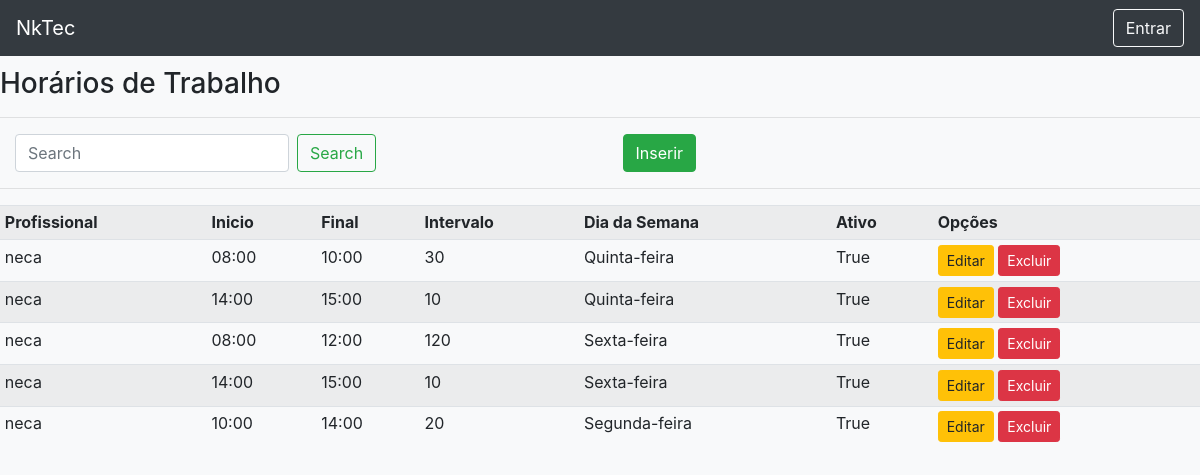
/list/schedule/, run on an earlier commit of the app's database.
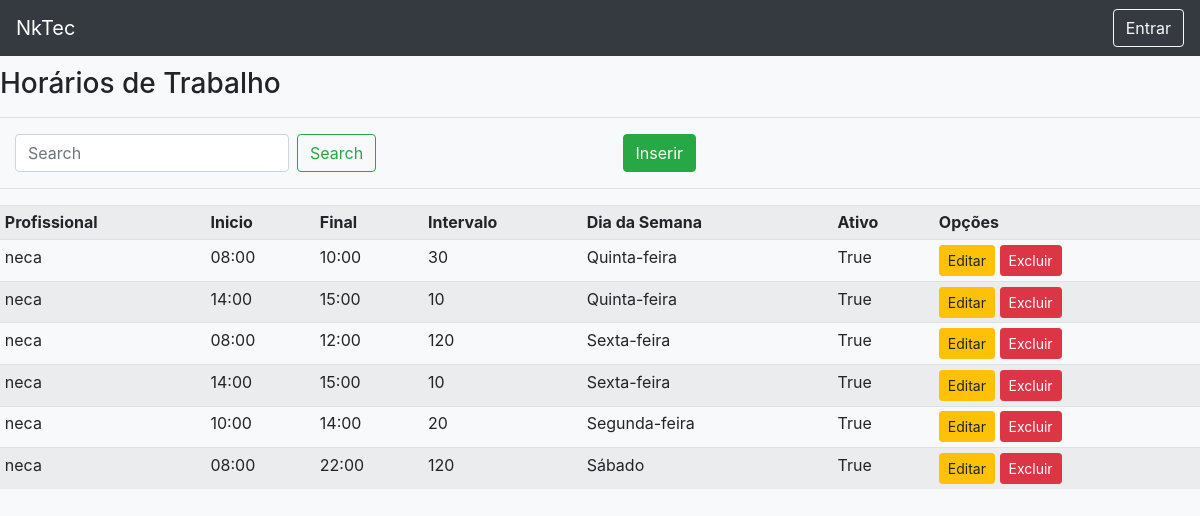
And on a later commit of the database.
### registrations/models.py (models this page shows, shortened)
class Schedule(models.Model):
    WEEKDAY = (
        ('0', 'Segunda-feira'),
        ('1', 'Terça-feira'),
        ('2', 'Quarta-feira'),
        ('3', 'Quinta-feira'),
        ('4', 'Sexta-feira'),
        ('5', 'Sábado'),
        ('6', 'Domingo'),
    ) #0 = monday
    weekday = models.CharField(max_length=1, choices=WEEKDAY,default=0, verbose_name="Dia da Semana")
    professional = models.ForeignKey(User, models.DO_NOTHING, verbose_name="Profissional")
    begin = models.CharField(max_length=5, verbose_name="Inicio do Atendimento")#format hh:mm
    end = models.CharField(max_length=5, verbose_name="Final do Atendimento")#format hh:mm
    interval = models.IntegerField(verbose_name="Intervalo(minutos)") #in minutes ex 10
    active = models.BooleanField(default=True, verbose_name="Ativo")
    created_at = models.DateTimeField(auto_now=True, verbose_name="Criado em")

### users/models.py (models this page shows)
class User(AbstractUser):
    pass
    client = models.BooleanField(blank=True, null=True, default=False)
    tel = models.CharField(max_length=11, blank=True,null=True, verbose_name="Telefone")
    professional = models.BooleanField(default=False)
    master = models.ForeignKey('User', blank=True,null=True, on_delete=models.PROTECT)

### registrations/views.py (the view)
# urls.py: path('list/schedule/', ScheduleList.as_view(), name ='list-schedule'),
class ScheduleList(ListView):
    model = Schedule
    template_name = 'registrations/lists/schedule.html'

### registrations/templates/registrations/lists/schedule.html
{% extends 'pages/template.html' %}
{% load static %}
{% block content %}
<h3>Horários de Trabalho</h3>
<hr>
<div class="row ml-auto">
    <div class="col-sm">
        <form method="get" class="form-inline my-2 my-lg-0 mt-2" action="">
            <input class="form-control mr-sm-2" type="search" placeholder="Search" aria-label="Search" id="search"
                name="search" autofocus>
            <button class="btn btn-outline-success my-2 my-sm-0" type="submit">Search</button>
        </form>
    </div>
    <div class="col-sm">
        <a href="{% url 'create-schedule' %}" class="btn btn-success">Inserir</a>
    </div>
</div>
<hr>
<div class="table-responsive">
    <table class="table table-striped table-sm">
        <tr>
            <th>Profissional</th>
            <th>Inicio</th>
            <th>Final</th>
            <th>Intervalo</th>
            <th>Dia da Semana</th>
            <th>Ativo</th>
            <th>Opções</th>
        </tr>
        {% for obj in object_list %}
        <tr>
            <td>{{obj.professional}}</td>
            <td>{{obj.begin}}</td>
            <td>{{obj.end}}</td>
            <td>{{obj.interval}}</td>
            <td>{{obj.get_weekday_display}}</td>
            <td>{{obj.active}}</td>
            <td>
                <a href="{% url 'edit-schedule' obj.pk %}" class="btn btn-warning btn-sm">Editar</a>
                <a href="{% url 'delete-schedule' obj.pk %}" class="btn btn-danger btn-sm">Excluir</a>
            </td>
        </tr>
        {% empty %}
        <tr>
            <td colspan="3">
                Nenhum Registro encontrado
            </td>
        </tr>
        {% endfor %}
    </table>
</div>
{% endblock %}

What changed in the data, as far as the page shows it:
added Schedule: professional "neca", begin "08:00", end "22:00", interval "120", weekday "Sábado", active "True"
